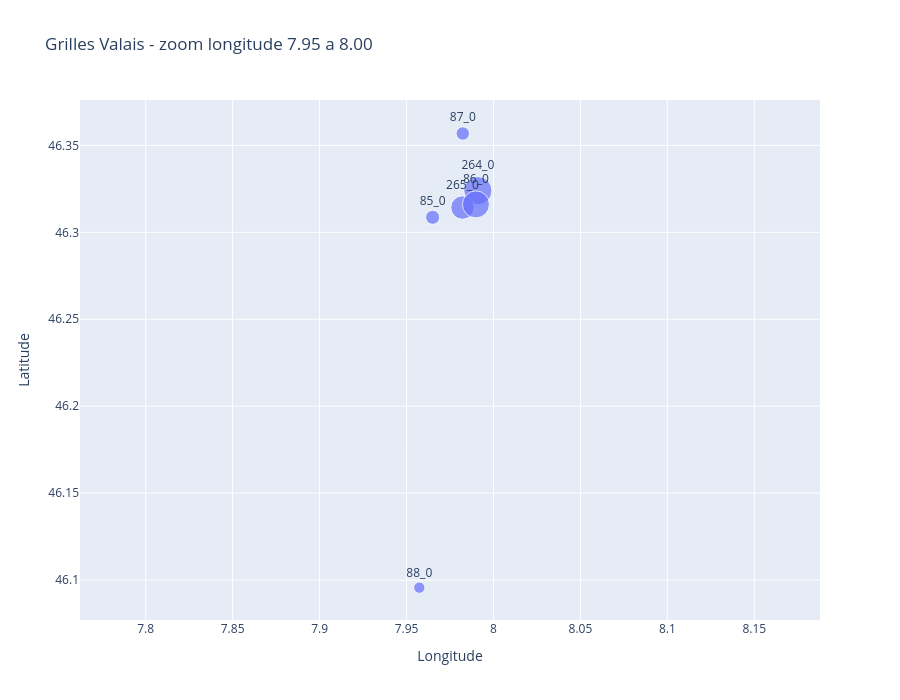

The cell this chart's notebook holds for it:
### Code cell
import pandas as pd
import plotly.express as px

csv_path = "nodes_valais.csv"

nodes = pd.read_csv(csv_path)
nodes = nodes.dropna(subset=["longitude", "latitude", "grid_id"])

nodes_zoom = nodes[(nodes["longitude"] >= 7.95) & (nodes["longitude"] <= 8.00)]
grid_ids = sorted(nodes_zoom["grid_id"].dropna().unique())

grid_labels = (
    nodes_zoom.groupby("grid_id", as_index=False)
    .agg(
        longitude=("longitude", "mean"),
        latitude=("latitude", "mean"),
        nb_points=("grid_id", "size"),
    )
)

print(f"Nombre de points affiches: {len(nodes_zoom)}")
print(f"Nombre de grilles: {len(grid_ids)}")
print("Grid IDs:", grid_ids)

fig = px.scatter(
    grid_labels,
    x="longitude",
    y="latitude",
    text="grid_id",
    size="nb_points",
    hover_data=["grid_id", "nb_points"],
    title="Grilles Valais - zoom longitude 7.95 a 8.00",
)

fig.update_traces(textposition="top center")
fig.update_layout(
    width=900,
    height=700,
    xaxis_title="Longitude",
    yaxis_title="Latitude",
    xaxis_range=[7.95, 8.00],
    yaxis_scaleanchor="x",
)

fig.show()

### Figure 1 — Plotly figure (JSON) as saved in the notebook; plotly's stock layout.template omitted (floating-point values rounded to 4 significant figures)
{"data": [{"customdata": [["264_0", 137], ["265_0", 94], ["85_0", 34], ["86_0", 125], ["87_0", 31], ["88_0", 22]], "hovertemplate": "longitude=%{x}<br>latitude=%{y}<br>nb_points=%{customdata[1]}<br>grid_id=%{customdata[0]}<extra></extra>", "legendgroup": "", "marker": {"color": "#636efa", "size": [137, 94, 34, 125, 31, 22], "sizemode": "area", "sizeref": 0.3425, "symbol": "circle"}, "mode": "markers+text", "name": "", "orientation": "v", "showlegend": false, "text": ["264_0", "265_0", "85_0", "86_0", "87_0", "88_0"], "textposition": "top center", "type": "scatter", "x": [7.991, 7.982, 7.965, 7.99, 7.982, 7.957], "xaxis": "x", "y": [46.32, 46.31, 46.31, 46.32, 46.36, 46.1], "yaxis": "y"}], "layout": {"height": 700, "legend": {"itemsizing": "constant", "tracegroupgap": 0}, "title": {"text": "Grilles Valais - zoom longitude 7.95 a 8.00"}, "width": 900, "xaxis": {"anchor": "y", "domain": [0, 1], "range": [7.95, 8], "title": {"text": "Longitude"}}, "yaxis": {"anchor": "x", "domain": [0, 1], "scaleanchor": "x", "title": {"text": "Latitude"}}}}
